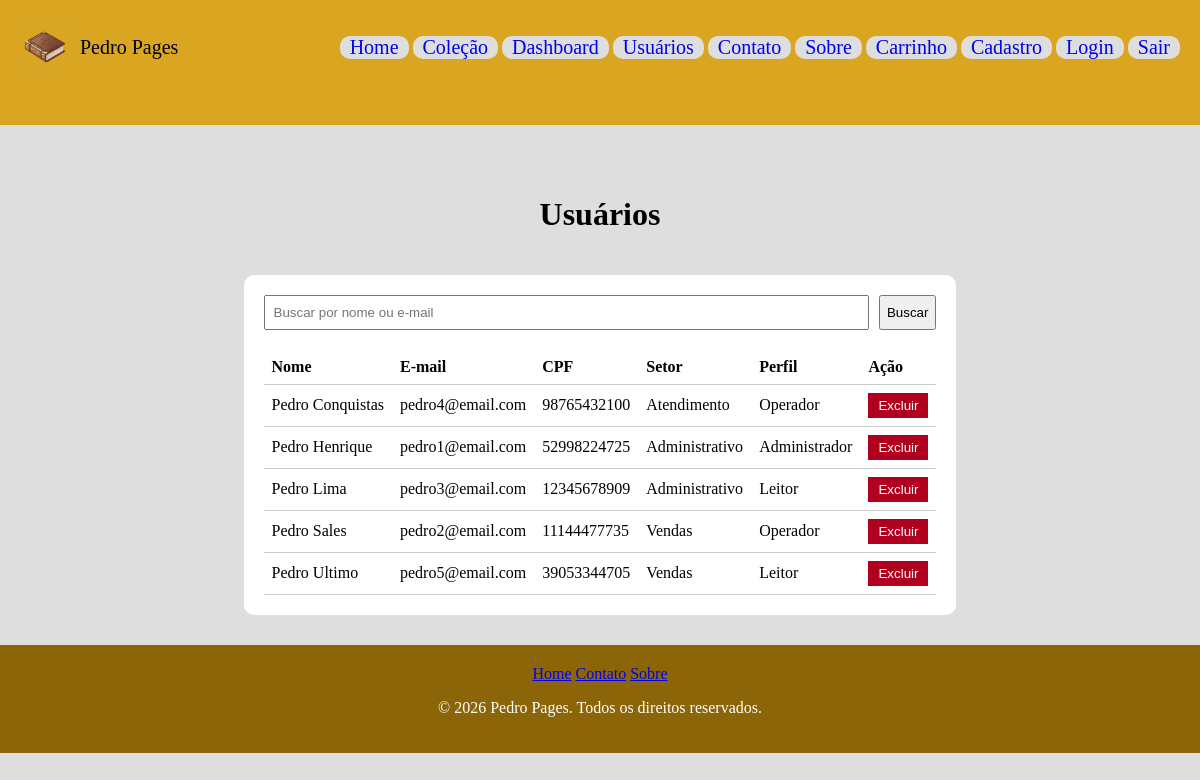
The page /usuarios.php (signed in) on the database its author committed.
### tables this page shows
CREATE TABLE usuario (
    id_usuario INT AUTO_INCREMENT PRIMARY KEY,
    nome_usuario VARCHAR(150) NOT NULL,
    email VARCHAR(150) NOT NULL UNIQUE,
    senha VARCHAR(255) NOT NULL,
    telefone VARCHAR(20),
    cpf VARCHAR(14) NOT NULL UNIQUE,
    data_cadastro TIMESTAMP DEFAULT CURRENT_TIMESTAMP,
    atualizado_em TIMESTAMP NULL DEFAULT NULL,
    baixado_em DATETIME NULL DEFAULT NULL,
    data_nascimento DATE,
    endereco TEXT,
    setor_id INT NULL,
    perfil_id INT NULL,
    status ENUM('Ativo', 'Baixa') NOT NULL DEFAULT 'Ativo',
    CONSTRAINT fk_usuario_setor FOREIGN KEY (setor_id) REFERENCES setores (id_setor),
    CONSTRAINT fk_usuario_perfil FOREIGN KEY (perfil_id) REFERENCES perfis (id_perfil)
);

CREATE TABLE setores (
    id_setor INT AUTO_INCREMENT PRIMARY KEY,
    nome VARCHAR(100) NOT NULL,
    ativo TINYINT(1) NOT NULL DEFAULT 1
);

CREATE TABLE perfis (
    id_perfil INT AUTO_INCREMENT PRIMARY KEY,
    nome VARCHAR(100) NOT NULL,
    ativo TINYINT(1) NOT NULL DEFAULT 1
);

### includes/funcoes.php (called while the page is built, shortened)
<?php
function e($texto)
{
    return htmlspecialchars((string) $texto, ENT_QUOTES, 'UTF-8');
}

### usuarios.php (the view, shortened to what this page needs)
<?php
require 'includes/conexao.php';
require 'includes/funcoes.php';
$busca = trim($_GET['busca'] ?? '');
$termo = '%' . $busca . '%';
$stmt = $pdo->prepare(
    "SELECT u.id_usuario, u.nome_usuario, u.email, u.cpf, s.nome AS setor, p.nome AS perfil
     FROM usuario u
     LEFT JOIN setores s ON s.id_setor = u.setor_id
     LEFT JOIN perfis p ON p.id_perfil = u.perfil_id
     WHERE u.status = 'Ativo' AND (u.nome_usuario LIKE ? OR u.email LIKE ?)
     ORDER BY u.nome_usuario"
);
$stmt->execute([$termo, $termo]);
$usuarios = $stmt->fetchAll();
?>
<!DOCTYPE html>
<html lang="pt-BR">
<head>
    <link rel="stylesheet" href="./assets/css/style.css">
</head>
<body>
<?php include 'includes/header.php'; ?>
<main class="listagem">
    <h1>Usuários</h1>
    <div class="card_usuario">
    <form method="get" action="usuarios.php" class="busca">
        <input type="text" name="busca" placeholder="Buscar por nome ou e-mail" value="<?= e($busca) ?>">
        <button type="submit">Buscar</button>
    </form>
    <table class="tabela-usuarios">
        <thead>
            <tr>
                <th>Nome</th>
                <th>E-mail</th>
                <th>CPF</th>
                <th>Setor</th>
                <th>Perfil</th>
                <th>Ação</th>
            </tr>
        </thead>
        <tbody>
            <?php foreach ($usuarios as $usuario): ?>
                <tr>
                    <td><?= e($usuario['nome_usuario']) ?></td>
                    <td><?= e($usuario['email']) ?></td>
                    <td><?= e($usuario['cpf']) ?></td>
                    <td><?= e($usuario['setor'] ?? '-') ?></td>
                    <td><?= e($usuario['perfil'] ?? '-') ?></td>
                    <td>
                        <button type="button" class="btn-excluir"
                                data-id="<?= (int) $usuario['id_usuario'] ?>"
                                data-nome="<?= e($usuario['nome_usuario']) ?>">Excluir</button>
                    </td>
                </tr>
            <?php endforeach; ?>
        </tbody>
    </table>
    </div>
</main>
<?php include 'includes/footer.php'; ?>
</body>
</html>

### assets/css/style.css (style rules this page uses)
html, body { height: 100%; }
body { margin: 0; display: flex; flex-direction: column; background-color: #dedede; }
.listagem { max-width: 900px; margin: 30px auto; padding: 0 20px; }
.listagem h1 { padding: 20px; text-align: center; }
div.card_usuario { padding: 20px; background-color: white; border-radius: 10px; }
.busca { display: flex; gap: 10px; margin-bottom: 20px; }
.busca input { flex: 1; padding: 8px; }
.tabela-usuarios { width: 100%; border-collapse: collapse; }
.tabela-usuarios th, .tabela-usuarios td { padding: 8px; border-bottom: 1px solid #ccc; text-align: left; }
.btn-excluir { background: #b00020; color: #fff; border: none; padding: 5px 10px; cursor: pointer; }

### rows shown on the page
usuario: nome_usuario "Pedro Conquistas", email "pedro4@email.com", cpf "98765432100", setor.nome "Atendimento", perfil.nome "Operador"
usuario: nome_usuario "Pedro Henrique", email "pedro1@email.com", cpf "52998224725", setor.nome "Administrativo", perfil.nome "Administrador"
usuario: nome_usuario "Pedro Lima", email "pedro3@email.com", cpf "12345678909", setor.nome "Administrativo", perfil.nome "Leitor"
usuario: nome_usuario "Pedro Sales", email "pedro2@email.com", cpf "11144477735", setor.nome "Vendas", perfil.nome "Operador"
usuario: nome_usuario "Pedro Ultimo", email "pedro5@email.com", cpf "39053344705", setor.nome "Vendas", perfil.nome "Leitor"
